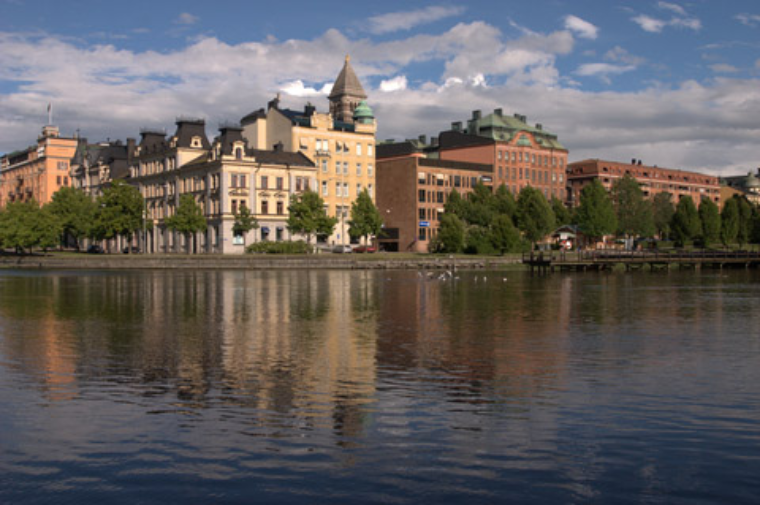
#> input picture data/src1.png, 760 x 505 px
$ python algorithm.py   (older library calls are emulated)
#> lines starting #> are read from the running program, lines starting #| are printed output that depends on the picture
#> further down, src is the input picture: PIL image 760x505 RGBA; mean R, G, B, A 99.9, 95.7, 94.6, 255
import numpy as np
import argparse
from PIL import Image
from skimage.color import rgb2lab, lab2rgb
from colormath.color_objects import sRGBColor, LabColor
from colormath.color_conversions import convert_color
from tqdm import tqdm

class ImagePalette():
    def __init__(self, args, src):
        # Origin image in RGB
        self.src = np.asarray(src)[..., :3]
        # k in k-means
        self.k = args.k
        # k-means centers in LAB
        self.centers_lab = np.zeros((self.k, 3), dtype=np.float32)
        # Editted k-means centers in LAB
        self.editted_centers_lab = np.zeros((self.k, 3), dtype=np.float32)
        # Editted image centers in LAB
        self.editted_src_lab = np.array([rgb2lab(self.src.reshape(-1, 3) / 255)] * self.k)
        # Grid color in RGB
        self.grid_color = np.mgrid[0:17, 0:17, 0:17].reshape(3, -1).T * 16
        # Editted grid color in LAB
        self.editted_grid_color = np.array([rgb2lab(self.grid_color / 255)] * self.k, dtype=np.float32)
        # Weights of pixels in color grid
        self.linear_weights = np.zeros((self.src.reshape(-1, 3).shape[0], 8))

    # [5 lines left out: function reset_palette, not called in this run]

    def get_center_color(self):
        return (lab2rgb(self.editted_centers_lab) * 255).astype(np.uint8)

    # [28 lines left out: functions ValidLAB, LABtoXYZ, XYZtoRGB, not called in this run]

    def LABtoRGB(self, LAB):
        return self.XYZtoRGB(self.LABtoXYZ(LAB))

    def phi(self, r):
        return np.exp(-r**2 / (2 * self.sigma_r**2))

    def cal_lambda_map(self):
        # Calculate lambda_ij
        sig_r = 0
        for i in range(self.k):
            for j in range(self.k):
                if i == j:
                    continue
                sig_r += np.linalg.norm(self.centers_lab[i] - self.centers_lab[j])
        sig_r /= self.k * (self.k - 1)
        self.sigma_r = sig_r

        matrix_phi = np.zeros((self.k, self.k))
        for i in range(self.k):
            for j in range(self.k):
                matrix_phi[i, j] = self.phi(np.linalg.norm(self.centers_lab[i] - self.centers_lab[j]))

        self.lambda_map = np.linalg.inv(matrix_phi)

    def cal_pixel_linear_weights(self):
        # Calculate weights of pixels in color grid
        pixels = self.src.reshape(-1, 3)
        dif = (pixels % 16) / 16
        weights = np.zeros((pixels.shape[0], 8))
        for x in range(2):
            for y in range(2):
                for z in range(2):
                    weights[:, x * 4 + y * 2 + z] = \
                        (dif[:, 0] * x + (1 - dif[:, 0]) * (1 - x)) * \
                        (dif[:, 1] * y + (1 - dif[:, 1]) * (1 - y)) * \
                        (dif[:, 2] * z + (1 - dif[:, 2]) * (1 - z))

        self.linear_weights = weights

    def cal_w_matrix(self):
        # Calculate wi for each patelle
        grid_color_lab = rgb2lab(self.grid_color / 255)
        w = np.zeros(self.editted_grid_color.shape[:2])
        for i in range(self.k):
            for j in range(self.k):
                lambda_ij = self.lambda_map[i, j]
                phi = self.phi(np.linalg.norm(grid_color_lab - self.centers_lab[j], axis=1))
                w[i] += lambda_ij * phi

        # Clamp w
        w = np.clip(w, 0, None)
        # Normalize w
        w = w / np.sum(w, axis=0)
        # Reshape w to conduct matrix multiplication
        self.w = w.reshape(w.shape[0], w.shape[1], 1)

    def select_init_center(self, average_labs, counts, sigma_a=80):
        '''
        An optimization to select the initial center
        '''
        centers = np.zeros((self.k, 3))

        # Initial weight is the number of pixels in the bin
        weights = counts.astype(np.float32)

        for i in range(len(centers)):
            # Select the center by the maximum weight
            temp_c = average_labs[weights.reshape(-1).argmax()]
            centers[i] = temp_c
            # Update weights
            dists = np.linalg.norm(average_labs - temp_c, axis=1)
            weights *= (1 - np.exp(-dists ** 2 / sigma_a ** 2))

        # Append all black center
        centers = np.concatenate((centers, rgb2lab(np.zeros((1, 3)))))
        return centers

    def kmeans(self):
        # Devide 256^3 RGB space to 16^3 bins
        average_rgbs = np.zeros((16, 16, 16, 3))
        counts = np.zeros((16, 16, 16), dtype=np.int32)

        # Initialize bins
        for rgb in tqdm(self.src.reshape(-1, 3)):
            average_rgbs[rgb[0] >> 4, rgb[1] >> 4, rgb[2] >> 4] += rgb
            counts[rgb[0] >> 4, rgb[1] >> 4, rgb[2] >> 4] += 1
#> this loop made 383800 passes
#> rgb on passes 1 to 3: [89, 110, 153], [89, 110, 153], [89, 110, 153]

        # Delete empty bins
        average_rgbs = average_rgbs[counts > 0]
#> average_rgbs = 470 rows, first 8: [8186, 7754, 4533], [153, 176, 246], [1745, 2108, 815], [287, 382, 420], [4467, 3087, 1993], [220, 142, 176], [51960, 50911, 21341], [28089, 25746, 22168]
        counts = counts[counts > 0]
#> counts = 470 values, max 17779 at index 107, min 1 at index 15, mean 816.6

        average_rgbs /= counts.reshape(-1, 1)
#> average_rgbs = 470 rows, first 8: [10.06, 9.53, 5.57], [11.77, 13.54, 18.92], [13.96, 16.86, 6.52], [13.67, 18.19, 20], [18.69, 12.92, 8.34], [22, 14.2, 17.6], [23.88, 23.4, 9.81], [26.37, 24.17, 20.82]
        average_labs = rgb2lab(average_rgbs / 255)
#> average_labs = 470 rows, first 8: [2.56, -0.412, 1.55], [3.84, 0.498, -3], [4.55, -2.64, 4.09], [5.24, -1.22, -1.64], [3.97, 1.37, 2.55], [4.81, 3.71, -0.668], [7.61, -2.43, 7.33], [8.47, 0.293, 2.67]

        centers = self.select_init_center(average_labs, counts)
#> in select_init_center, `weights = counts.astype(np.float32)`: weights has the same summary as counts in kmeans
#> the loop in select_init_center, `for i in range(len(centers)):` made 5 passes
#> temp_c on passes 1 to 5: [36.25, 1.76, -2.38], [48.13, 0.844, -24.88], [22.29, -4.64, 18.63], [87.68, 6.05, 27.24], [15.63, 0.87, -13.06]
#> after the loop in select_init_center, `for i in range(len(centers)):`: centers = [[36.25, 1.76, -2.38], [48.13, 0.844, -24.88], [22.29, -4.64, 18.63], [87.68, 6.05, 27.24], [15.63, 0.87, -13.06]]; weights = 470 values, max 4.54 at index 339, min 0 at index 13, mean 0.139
#> in select_init_center, `centers = np.concatenate((centers, rgb2lab(np.zeros((1, 3)))))`: centers = [[36.25, 1.76, -2.38], [48.13, 0.844, -24.88], [22.29, -4.64, 18.63], [87.68, 6.05, 27.24], [15.63, 0.87, -13.06], [0, 0, 0]]
        new_centers = np.zeros_like(centers)

        # K-means
        while True:
            # Assign pixels to the nearest center
            dists = np.linalg.norm(average_labs.reshape(-1, 1, 3) - centers.reshape(1, -1, 3), axis=2)
            labels = dists.argmin(axis=1)
            # Update centers
            for i in range(len(centers) - 1):
                new_centers[i] = np.average(average_labs[labels == i], axis=0, weights=counts[labels == i])
            if np.all(centers == new_centers):
                break
            centers = new_centers
#> after the loop, new_centers = [[38.67, 3.62, 4.46], [58.59, 1.8, -13.75], [26.33, 0.913, 14.01], [71.27, 7.34, 13.62], [20.77, 0.845, -10.11], [0, 0, 0]]

        # Sort by centers' first dim
        self.centers_lab = centers[np.argsort(centers[:, 0])][1:]
        self.editted_centers_lab = self.centers_lab.copy()

        # Calculate lambda map
        self.cal_lambda_map()
        # Calculate pixel linear weights
        self.cal_pixel_linear_weights()
        # Calculate w matrix
        self.cal_w_matrix()

        # Convert centers to RGB uint8
        return (lab2rgb(self.editted_centers_lab) * 255).astype(np.uint8)

    def get_img(self):
        return self.src

    # [98 lines left out: functions out_boundary, find_boundary, update_image, not called in this run]

if __name__ == '__main__':
    # Parse command line arguments
    parser = argparse.ArgumentParser(description="K-means clustering")
    parser.add_argument(
        '--image',
        type=str,
        help='Path to the image',
        default='../data/src1.png'
    )
    parser.add_argument(
        '--k',
        type=int,
        help='Number of clusters',
        default=5
    )
    args = parser.parse_args()

    # Read image, ignoring alpha channel
    src = Image.open(args.image)
    palette = ImagePalette(args, src)
    # Get centers by kmeans
    centers = palette.kmeans()
#> centers = [[42, 50, 64], [71, 61, 41], [100, 88, 83], [131, 140, 164], [197, 169, 150]]


    for i in range(len(centers)):
        color_block = np.array([centers[i]] * 10000).reshape(100, 100, 3).astype(np.uint8)
        Image.fromarray(color_block).save(f'data/center{i}.png')
#> this loop made 5 passes
#> pass 1, `color_block = np.array([centers[i]] * 10000).reshape(100, 100, 3).asty..`:
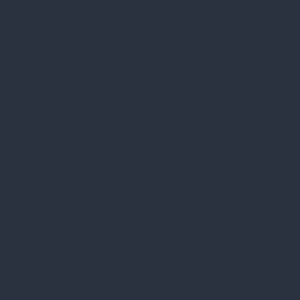
#> color_block: shape (100, 100, 3) (shown 3 times larger); mean of channels 0, 1, 2 42, 50, 64; drawn as R, G, B
#> pass 2, `color_block = np.array([centers[i]] * 10000).reshape(100, 100, 3).asty..`:
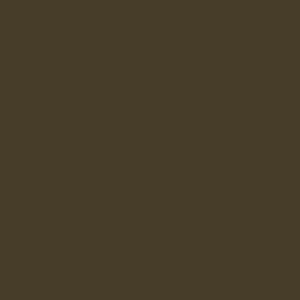
#> color_block: shape (100, 100, 3) (shown 3 times larger); mean of channels 0, 1, 2 71, 61, 41; drawn as R, G, B
#> pass 3, `color_block = np.array([centers[i]] * 10000).reshape(100, 100, 3).asty..`:
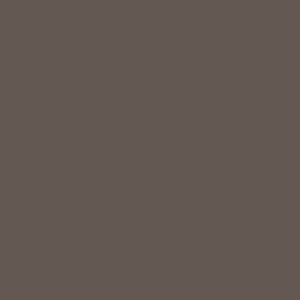
#> color_block: shape (100, 100, 3) (shown 3 times larger); mean of channels 0, 1, 2 100, 88, 83; drawn as R, G, B
#> after the loop:
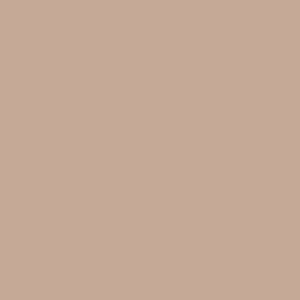
#> color_block: shape (100, 100, 3) (shown 3 times larger); mean of channels 0, 1, 2 197, 169, 150; drawn as R, G, B
